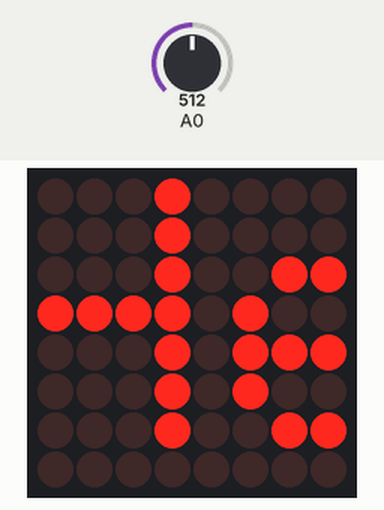
A sketch run on a simulated Arduino Uno, built with avr-gcc and run on an emulated ATmega328P. Parts: 8×8 LED matrix. Inputs (shaded band) come from the test bench; at power-on: A0 = 512.

Above: at 1.2 s.
1.3 s: A0 set to 900
At 1.36 s:
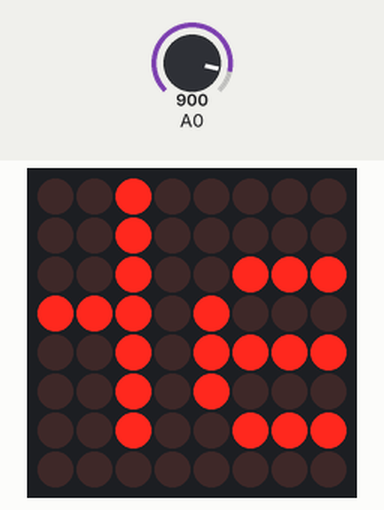
3.0 s: A0 set to 1023
At 3.15 s:
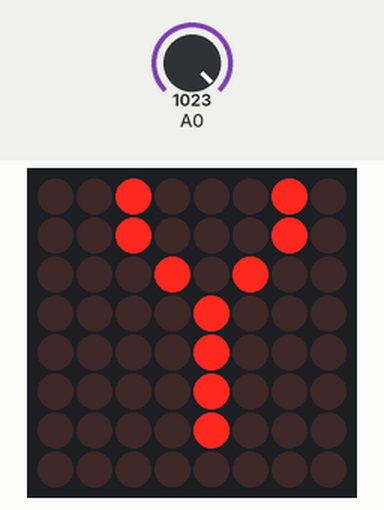
At 4.21 s:
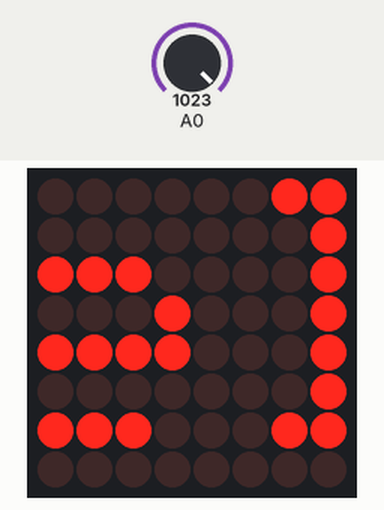
6.0 s: A0 set to 716
At 6.05 s:
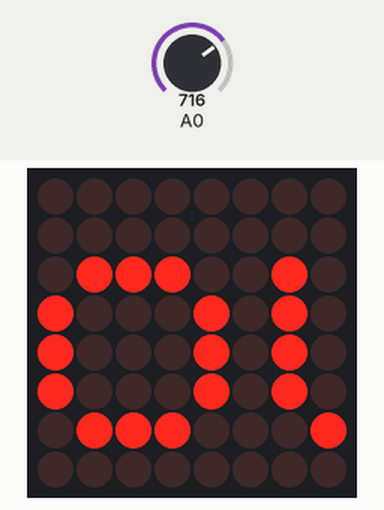

Measured:
- after the input at 6.0 s, the display: changes at once (image 4)

The sketch:

HelloMatrix_Speed_ESP2.ino
```cpp
//
// Hello YouTube! on ESP-12 and AdaFruit I2C LED Matrix
// Hari Wiguna, 2015
//

#include <Wire.h>
#include "Adafruit_LEDBackpack.h"
#include "Adafruit_GFX.h"

Adafruit_8x8matrix matrix = Adafruit_8x8matrix();

int offset = 0;
String msg = " Hello YouTube! ";
int msgLength = msg.length();

void setup() {
  pinMode(A0, INPUT);
  Wire.pins(0,2); // <-- IMPORTANT!!! call this BEFORE initializing AdaFruit matrix (which calls wire.begin() with no parameters!
  matrix.begin(0x70);  // pass in the address
}

void loop() {
  // Draw the message with increasing negative offset to "scroll" it
  for (int i = 0; i < msgLength; i++)
    matrix.drawChar(i*6 - offset, 0, msg[i], 1, 0, 1);

  matrix.writeDisplay();  // Actually update the display

  if (offset++ >= msgLength*6) offset = 0;

  // NOTE: ESP8266's ADC pin has a max of 1V that maps to 1023
  // See Voltage Divider in wiring diagram.
  int potentiometer = analogRead(A0);
  int dly = map(potentiometer, 0, 950, 300, 30); // In theory upper should be 1023, but in practice it only reach 1000
  delay(dly);
}
```
